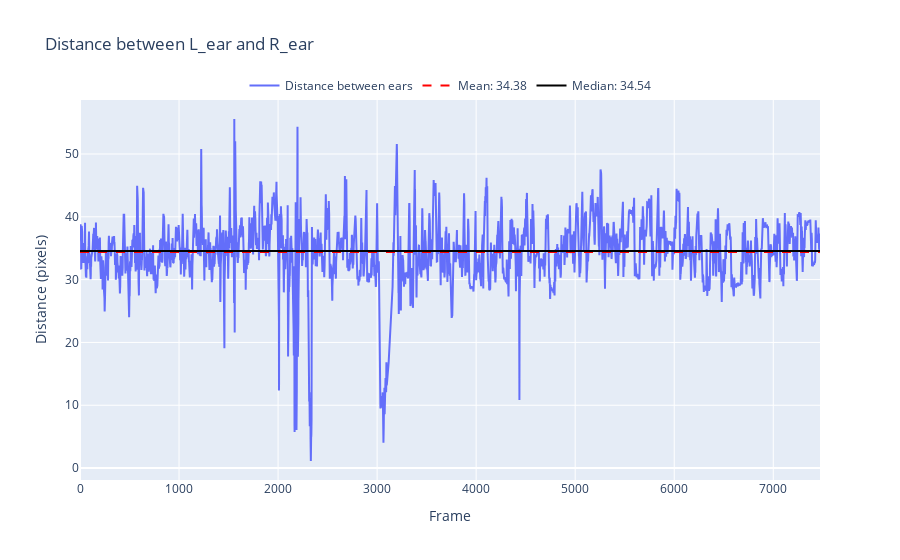

Notebook code for this chart:
### Markdown cell above
---
#### 5. (Optional) If we want to scale our data from pixels to cm, we can use a measured distance between two bodyparts (e.g. the distance between both ears).

### Code cell
# plot scale
scale = rst.find_scale_factor(df_smooth, measured_dist, measured_points, print_results=True)

### Figure 1 — Plotly figure (JSON) as saved in the notebook; plotly's stock layout.template omitted (floating-point values rounded to 4 significant figures; data arrays with more than 128 entries replaced by an {"elided": "..."} marker saying what was removed)
{"data": [{"mode": "lines", "name": "Distance between ears", "type": "scatter", "y": {"elided": "7473 float values"}}, {"line": {"color": "red", "dash": "dash"}, "mode": "lines", "name": "Mean: 34.38", "type": "scatter", "y": {"elided": "7473 float values"}}, {"line": {"color": "black"}, "mode": "lines", "name": "Median: 34.54", "type": "scatter", "y": {"elided": "7473 float values"}}], "layout": {"legend": {"orientation": "h", "x": 0.5, "xanchor": "center", "y": 1, "yanchor": "bottom"}, "title": {"text": "Distance between L_ear and R_ear"}, "xaxis": {"title": {"text": "Frame"}}, "yaxis": {"title": {"text": "Distance (pixels)"}}}}
